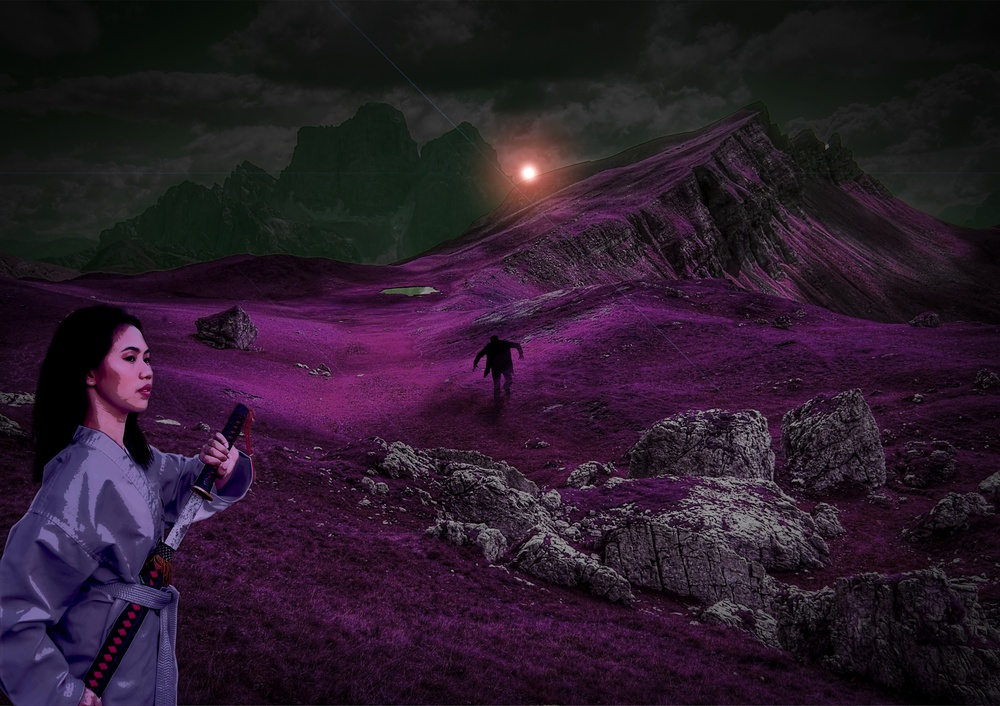
//> input picture images/shinigami.jpg, 1000 x 706 px, shrunk from 3000 x 2118 before the run
$ ./vignette ../images/shinigami.jpg   (built with g++ and OpenCV 4)
//> lines starting //> are read from the running program, lines starting //| are printed output that depends on the picture; after the words box and inside, x2 and y2 are one past the last pixel; in counts of white or black regions, pixels touching at a corner belong together
//> further down, img is the input picture: 706 rows x 1000 cols, CV_8UC3; mean B, G, R 42.9, 26.8, 42.6
#include <iostream>
#include <algorithm>

//opencv
#include <opencv2/core.hpp>
#include <opencv2/imgcodecs.hpp>
#include <opencv2/highgui.hpp>

//ohayou blurs
#include "includes/blur/gaussian.hpp"
#include "includes/blur/average.hpp"
#include "includes/blur/motion.hpp"

//ohayou photo-filters
#include "includes/photo-filter/brightness.hpp"
#include "includes/photo-filter/duo-tone.hpp"
#include "includes/photo-filter/sepia.hpp"
#include "includes/photo-filter/splash.hpp"
#include "includes/photo-filter/oil-paint.hpp"
#include "includes/photo-filter/white-balance.hpp"

// command-line-parser
#include "includes/command-line-parser/CLI11.hh"

//ohayou preset
#include "includes/preset/summer.hpp"

using namespace cv;
using namespace std;
const int slider_max = 1000;
int slider = 1;
Mat gImage, gSaturationImg, gVibranceImg;

void on_trackbar(int x, void *data)
{
//> called with x = 1
    int val = x;
    Mat output_image;
    Mat result;
    Mat img = gImage;
    const double exponential_e = std::exp(1.0);
    // Create Look-up table for color curve effect
    Mat lut(1, 256, CV_8UC1);
    for (int i = 0; i < 256; i++)
    {
        float x = (float)i / 256.0;
        lut.at<uchar>(i) = cvRound(256 * (1 / (1 + pow(exponential_e, -((x - 0.5) / 0.1)))));
    }

    // Split the image channels and apply curve transform only to red channel
    vector<Mat> bgr;
    split(img, bgr);
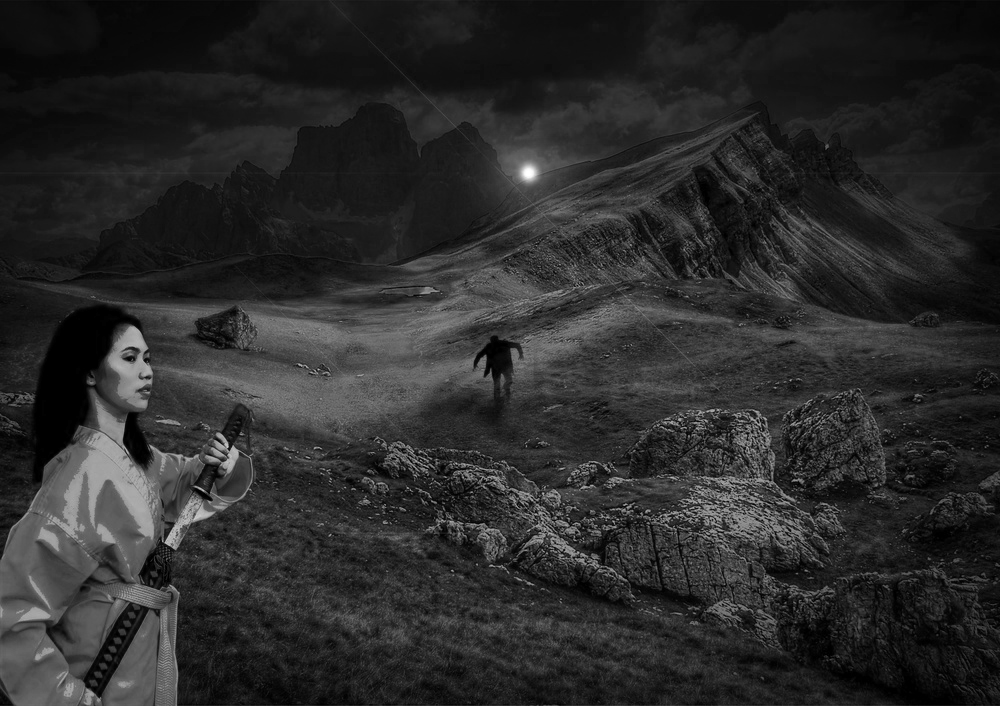
//> bgr[0]: 706 rows x 1000 cols, CV_8UC1; min 0, max 255, mean 42.9
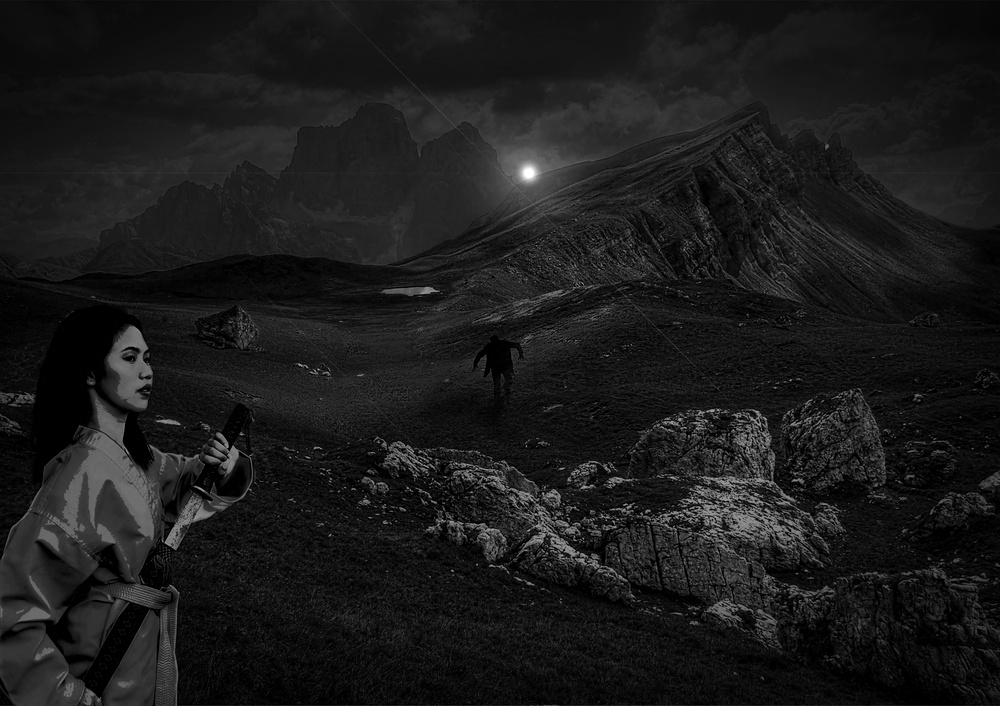
//> bgr[1]: 706 rows x 1000 cols, CV_8UC1; min 0, max 255, mean 26.8
    LUT(bgr[2], lut, bgr[2]);
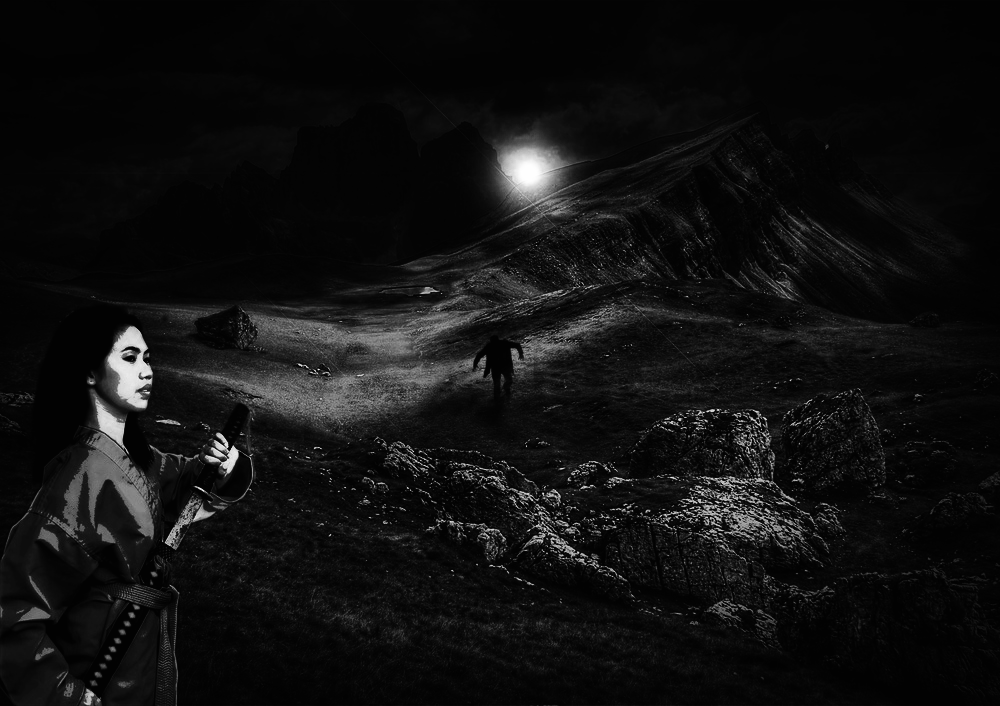
//> bgr[2]: 706 rows x 1000 cols, CV_8UC1; min 2, max 254, mean 16.7
    // merge result
    merge(bgr, result);
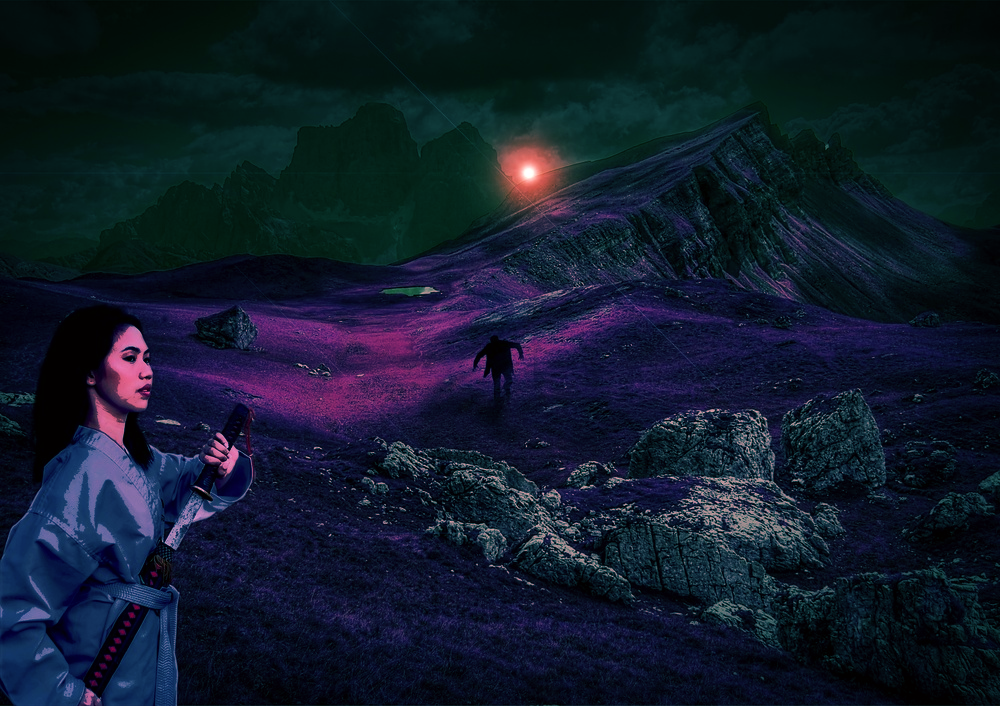
//> result: 706 rows x 1000 cols, CV_8UC3; mean B, G, R 42.9, 26.8, 16.7

    // Create image for halo dark
    float halo_val = val / 1000.0;
    Mat halo(img.rows, img.cols, CV_32FC3, Scalar(halo_val, halo_val, halo_val));
    // Create circle
    circle(halo, Point(img.cols / 2, img.rows / 2), img.cols / 3, Scalar(1, 1, 1), -1);
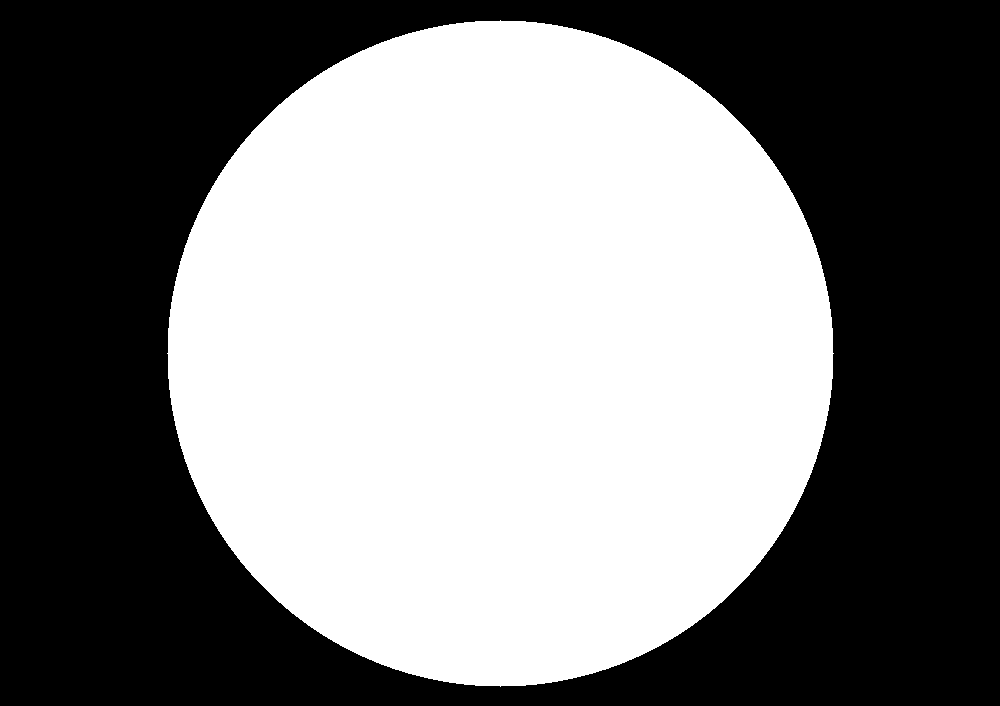
//> halo: 706 rows x 1000 cols, CV_32FC3; values 0.001 (black) and 1 (white), 49.3% white; 1 white region, box (x1, y1, x2, y2) and area: (167, 20, 834, 687) 348281
    blur(halo, halo, Size(img.cols / 3, img.cols / 3));

    // Convert the result to float to allow multiply by 1 factor
    Mat resultf;
    result.convertTo(resultf, CV_32FC3);

    // Multiply our result with halo
    multiply(resultf, halo, resultf);
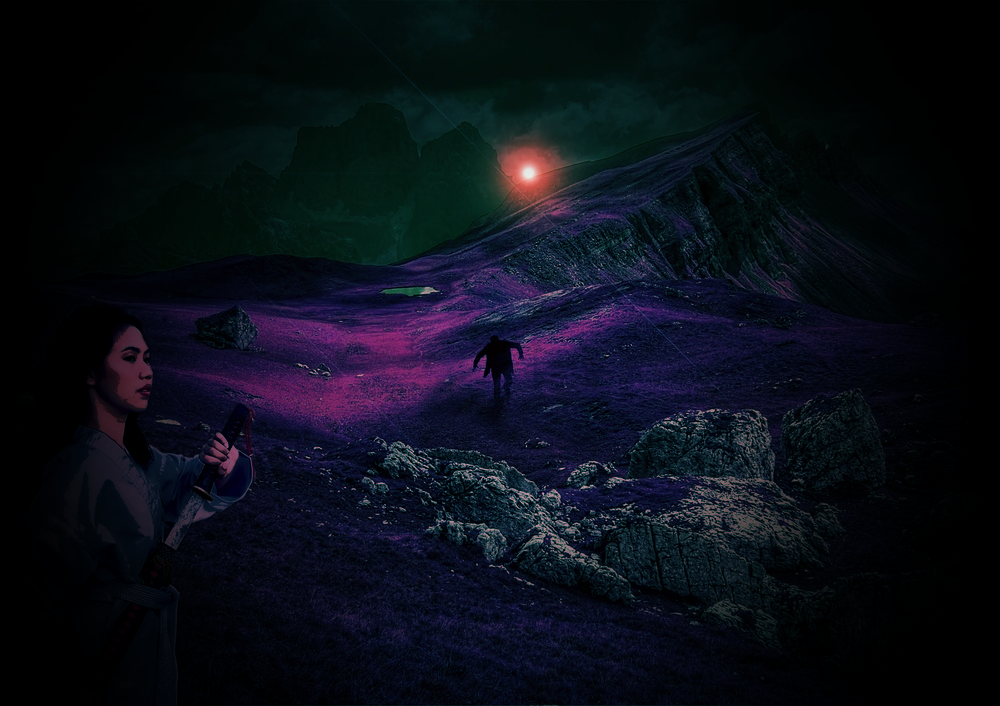
//> resultf: 706 rows x 1000 cols, CV_32FC3; mean B, G, R 23.8, 14.4, 10.7

    // convert to 8 bits
    resultf.convertTo(result, CV_8UC3);

    // show result
    imshow("image", result);
}

void execute(Mat &img)
{
    cv::namedWindow("image");
    cv::createTrackbar("val", "image", &slider, slider_max, on_trackbar);

    float val = cv::getTrackbarPos("val", "image");
    gImage = img;
    on_trackbar(val, 0);

    cv::waitKey(0);
}

int main(int argc, char *argv[])
{
    std::string file_path = argv[1];
    std::string image_path = samples::findFile(file_path);
    Mat img = imread(image_path, IMREAD_COLOR);

    execute(img);

    return 0;
}
